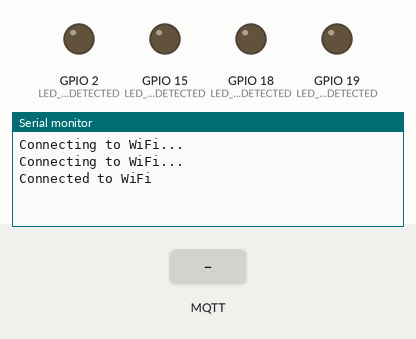
Recording of a sketch running on a simulated ESP32. Parts: output pins drawn as LEDs (lit = HIGH), the last lines printed to the serial monitor. The inputs (shaded band) are chosen by the test bench. WiFi joins after 1.5 s; servers stay silent unless stated; no MQTT or app messages arrive unless stated.

Above: at 3.2 s.
3.3 s: MQTT message "IR1: Detected" arrives on the first subscribed topic
At 4.1 s:
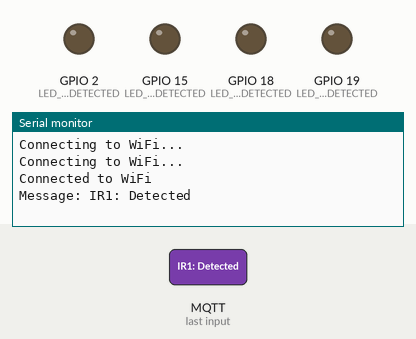
4.8 s: MQTT message "IR1: Not detected" arrives on the first subscribed topic
At 5.3 s:
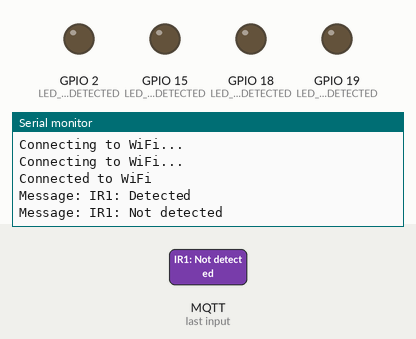
6.3 s: MQTT message "1" arrives on the first subscribed topic
At 7.6 s:
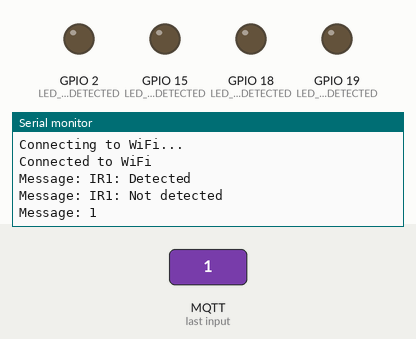

The sketch:

Arduino.ino
```cpp
#include <WiFi.h>
#include <PubSubClient.h>

const char* ssid = "vivo Y33T";
const char* password = "ashantha";
const char* mqtt_broker = "192.168.52.106";
const int mqtt_port = 1883;
const char* topic = "test/topic";

WiFiClient espClient;
PubSubClient client(espClient);

// LED pins for IR1 and IR2
const int LED_IR1_DETECTED = 2;
const int LED_IR1_NOT_DETECTED = 15;
const int LED_IR2_DETECTED = 18;
const int LED_IR2_NOT_DETECTED = 19;

void setup() {
  Serial.begin(115200);
  WiFi.begin(ssid, password);

  while (WiFi.status() != WL_CONNECTED) {
    delay(1000);
    Serial.println("Connecting to WiFi...");
  }
  Serial.println("Connected to WiFi");

  client.setServer(mqtt_broker, mqtt_port);
  client.setCallback(callback);

  // Set up LED pins
  pinMode(LED_IR1_DETECTED, OUTPUT);
  pinMode(LED_IR1_NOT_DETECTED, OUTPUT);
  pinMode(LED_IR2_DETECTED, OUTPUT);
  pinMode(LED_IR2_NOT_DETECTED, OUTPUT);
}

void callback(char* topic, byte* payload, unsigned int length) {
  payload[length] = '\0'; // Null-terminate the payload
  String message = String((char*)payload); // Convert payload to a string
  message.trim(); // Trim extra spaces and newlines

  Serial.print("Message: ");
  Serial.println(message);

  // Split the message at the comma
  int commaIndex = message.indexOf(',');

  if (commaIndex != -1) {
    String ir1_status = message.substring(0, commaIndex); // Part before comma for IR1
    String ir2_status = message.substring(commaIndex + 1); // Part after comma for IR2

    ir1_status.trim(); // Trim any spaces
    ir2_status.trim(); // Trim any spaces

    // Control LEDs for IR1
    if (ir1_status == "IR1: Detected") {
      digitalWrite(LED_IR1_DETECTED, HIGH);
      digitalWrite(LED_IR1_NOT_DETECTED, LOW);
    } else if (ir1_status == "IR1: Not detected") {
      digitalWrite(LED_IR1_DETECTED, LOW);
      digitalWrite(LED_IR1_NOT_DETECTED, HIGH);
    }

    // Control LEDs for IR2
    if (ir2_status == "IR2: Detected") {
      digitalWrite(LED_IR2_DETECTED, HIGH);
      digitalWrite(LED_IR2_NOT_DETECTED, LOW);
    } else if (ir2_status == "IR2: Not detected") {
      digitalWrite(LED_IR2_DETECTED, LOW);
      digitalWrite(LED_IR2_NOT_DETECTED, HIGH);
    }
  }
}

void loop() {
  if (!client.connected()) {
    if (client.connect("ESP32Client")) {
      client.subscribe(topic);
    }
  }
  client.loop();
}
```

Measured:
- after the input at 3.3 s, the serial monitor: prints a new line at once (image 1)
- after the input at 4.8 s, the serial monitor: prints a new line at once (image 2)
- after the input at 6.3 s, the serial monitor: prints a new line at once (image 3)
